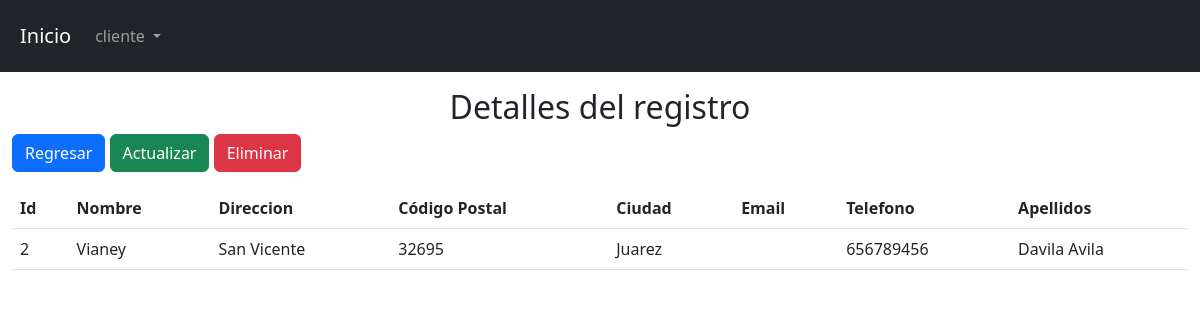
The page /view/cliente/show.php?id=2 on the database its author committed.
### tables this page shows
CREATE TABLE `tbl_cliente` (
  `id` int(11) NOT NULL,
  `nombre` varchar(100) NOT NULL,
  `direccion` varchar(100) NOT NULL,
  `cp` int(11) NOT NULL,
  `ciudad` varchar(100) NOT NULL,
  `e-mail` varchar(100) NOT NULL,
  `telefono` int(11) NOT NULL,
  `apellidos` varchar(100) NOT NULL
);

### config/db.php (called while the page is built)
<?php
    class db{
        private $host= "localhost";
        private $dbname="bd_mercado";
        private $client="root";
        private $password="";
        public function conexion(){
            try{
                $PDO = new PDO("mysql:host=".$this->host.";dbname=".$this->dbname,$this->client,$this->password);
                return $PDO;
            }catch(PDOException $e){
                return $e->getMessage();
            }
        }
    }
?>

### controller/clienteController.php (called while the page is built, shortened)
<?php
    class clienteController{
        private $model;
        public function __construct()
        {
            require_once("c://xampp/htdocs/proyecto/model/clienteModel.php");
            $this->model = new clienteModel();
        }
        public function show($id){
            return ($this->model->show($id) != false) ? $this->model->show($id) : header("Location:index.php");
        }
    }
?>

### model/clienteModel.php (called while the page is built, shortened)
<?php
    class clienteModel{
        private $PDO;
        public function __construct()
        {
            require_once("c://xampp/htdocs/proyecto/config/db.php");
            $con = new db();
            $this->PDO = $con->conexion();
        }
        public function show($id){
            $stament = $this->PDO->prepare("SELECT * FROM tbl_cliente where id = :id limit 1");
            $stament->bindParam(":id",$id);
            return ($stament->execute()) ? $stament->fetch() : false ;
        }
    }
?>

### view/cliente/show.php (the view, shortened to what this page needs)
<?php
    require_once("c://xampp/htdocs/proyecto/view/head/head.php");
    require_once("c://xampp/htdocs/proyecto/controller/clienteController.php");
    $obj = new clienteController();
    $date = $obj->show($_GET['id']);
?>
<h2 class="text-center">Detalles del registro</h2>
<div class="pb-3">
    <a href="index.php" class="btn btn-primary">Regresar</a>
    <a href="edit.php?id=<?= $date[0]?>" class="btn btn-success">Actualizar</a>
    <a class="btn btn-danger" data-bs-toggle="modal" data-bs-target="#exampleModal">Eliminar</a>
</div>
<table class="table container-fluid">
    <thead>
        <tr>
        <th scope="col">Id</th>
            <th scope="col">Nombre</th>
            <th scope="col">Direccion</th>
            <th scope="col">Código Postal</th>
            <th scope="col">Ciudad</th>
            <th scope="col">Email</th>
            <th scope="col">Telefono</th>
            <th scope="col">Apellidos</th>
        </tr>
    </thead>
    <tbody>
        <tr>
            <td scope="col"><?= $date["id"]?></td>
            <td scope="col"><?= $date["nombre"]?></td>
            <td scope="col"><?= $date["direccion"]?></td>
            <td scope="col"><?= $date["cp"]?></td>
            <td scope="col"><?= $date["ciudad"]?></td>
            <td scope="col"><?= $date["email"]?></td>
            <td scope="col"><?= $date["telefono"]?></td>
            <td scope="col"><?= $date["apellidos"]?></td>
        </tr>
    </tbody>
</table>
<?php
    require_once("c://xampp/htdocs/proyecto/view/head/footer.php");
?>

### rows shown on the page
tbl_cliente: id "2", nombre "Vianey", direccion "San Vicente", cp "32695", ciudad "Juarez", telefono "656789456", apellidos "Davila Avila"
